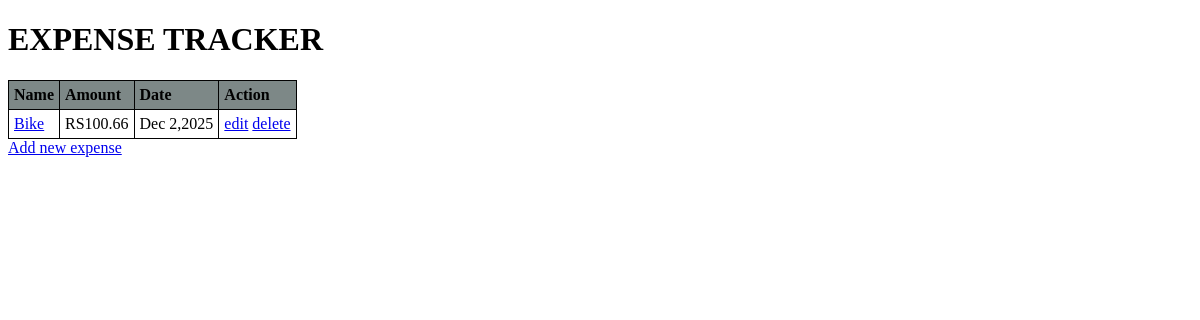
The app's page /, older data.
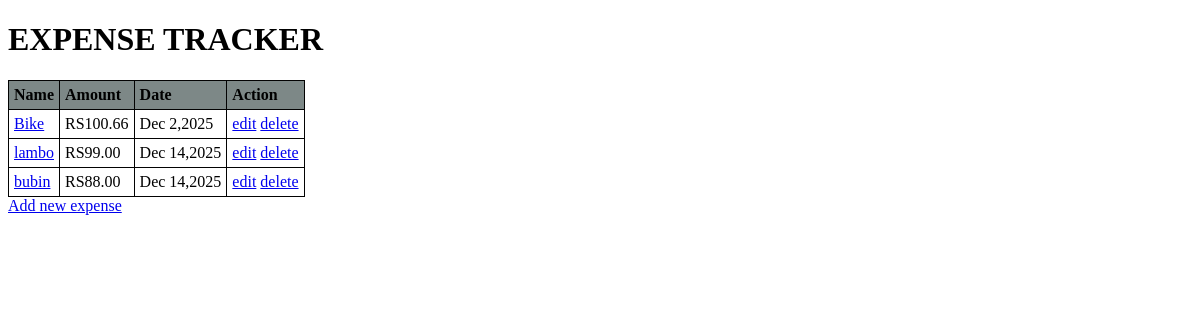
The same page, newer data.
### exp_trc/models.py (models this page shows, shortened)
class Expense(models.Model):
    name=models.CharField(max_length=10)
    amount=models.DecimalField(max_digits=9,decimal_places=2)
    date_added=models.DateTimeField(auto_now_add=True)

### exp_trc/views.py (the view)
# urls.py: path('',views.index,name='index'),
def index(request):
    exp=Expense.objects.order_by('date_added')
    context={'expenses':exp}
    return render(request,'exp_trc/index.html',context)

### exp_trc/templates/exp_trc/index.html (shortened to what this page needs)
{% load static %}
<!DOCTYPE html>
<head>
    <link rel="stylesheet" href="{% static 'exp_trc/style.css' %}">
</head>
<body>
    <h1>EXPENSE TRACKER</h1>
    <table>
        <tr>
            <th> Name </th>
            <th> Amount </th>
            <th>  Date </th>
            <th> Action </th>
        </tr>
    {% for expense in expenses %}
    <tr>
        <td><a href="{%url 'exp_trc:read_expense' expense.id%}">{{expense.name}}</a></td>
        <td>RS{{expense.amount}}</td>
        <td>{{expense.date_added|date:"M j,Y"}}</td>
        <td> <a href="{%url 'exp_trc:update_expense' expense.id%}">edit</a>
        <a href="{%url 'exp_trc:delete_expense' expense.id%}">delete</a></td>
    </tr>
    {%empty%}
    <tr>
        <td colspan="3">There are no expenses</td>
    </tr>
    {% endfor %}
    </table>
    <a href="{%url 'exp_trc:new'%}">Add new expense</a>
</body>
</html>

### exp_trc/static/exp_trc/style.css (style rules this page uses)
table, th, td { border: 1px solid rgb(2, 2, 2); border-collapse: collapse; padding: 5px; text-align: left; }
th { background-color: #7d8887; }

Row changes from the older to the newer data that the page shows:
added Expense: name "lambo", amount "99.00", date_added "Dec 14,2025"
added Expense: name "bubin", amount "88.00", date_added "Dec 14,2025"
